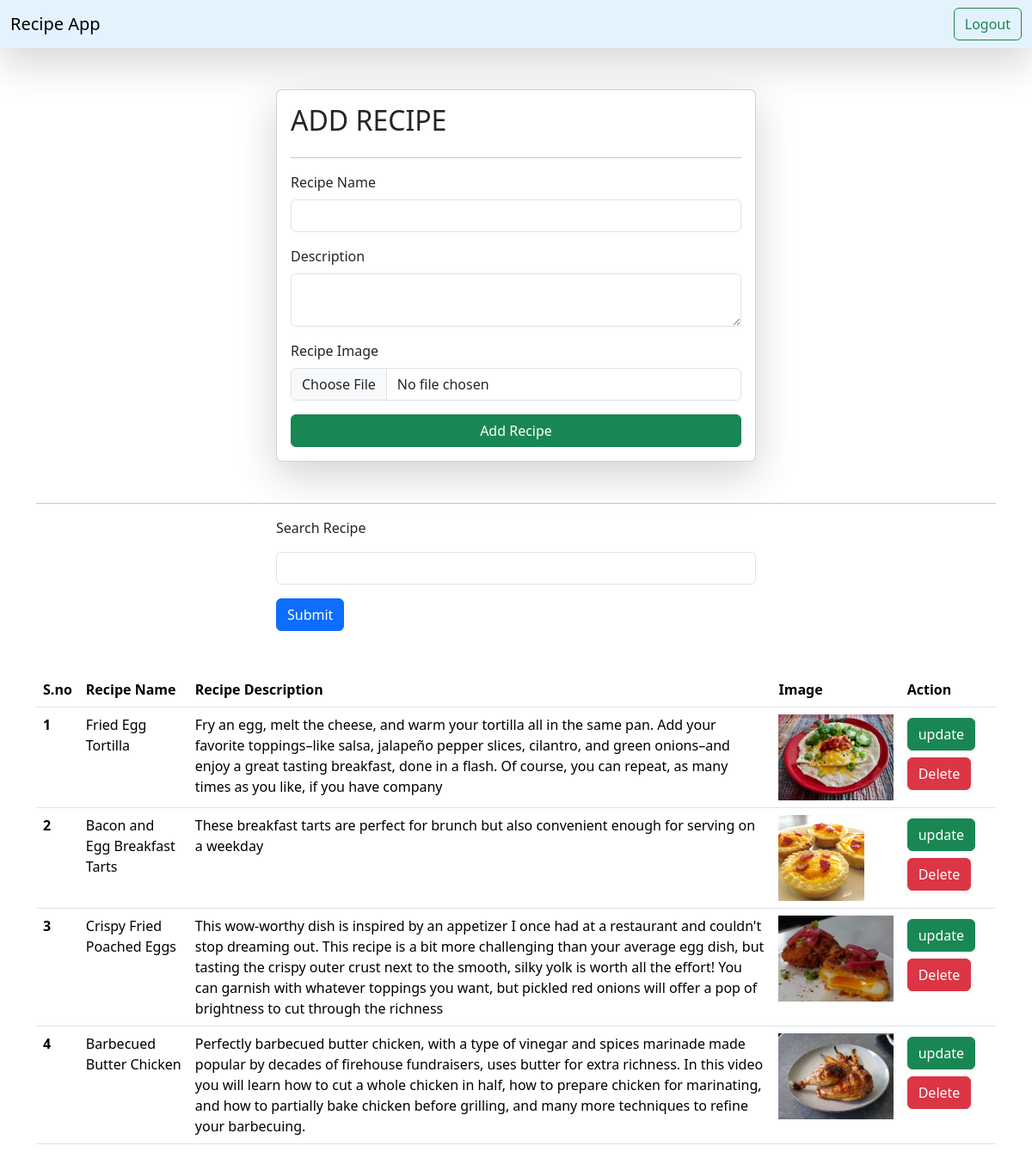
Screenshot of / (signed in) with the database file from the repository.
### home/models.py (models this page shows, shortened)
class Recipe(models.Model):
    user = models.ForeignKey(User, on_delete=models.SET_NULL, null = True, blank = True)
    recepie_name = models.CharField(max_length=100)
    recepie_description = models.TextField(max_length=500)
    recepie_image = models.ImageField(upload_to="recipe_images")

### home/views.py (the view, shortened to what this page needs)
# urls.py: path('',recipe,name="recipeHome"),
@login_required(login_url="/login-page/")
def recipe(request):
    queryset = Recipe.objects.all()
    if request.GET.get('Search'):
        queryset = queryset.filter(recepie_name__icontains = request.GET.get('Search'))
    context = {'recipes':queryset}
    return render(request, "recipeHome.html",context)

### home/templates/recipeHome.html (shortened to what this page needs)
{% extends "base.html" %}
{% block start %}
<div class="container mt-5 mb-3">
  <form class="col-6 mx-auto card p-3 shadow-lg mb-3" enctype="multipart/form-data" method="post">
    <h2>ADD RECIPE</h2>
    <hr>
    <div class="mb-3">
      <label for="exampleInputEmail1" class="form-label">Recipe Name</label>
      <input type="text" class="form-control" name="Recipe_Name">
    </div>
    <div class="mb-3">
      <label for="recepieDescription" class="form-label">Description</label>
      <textarea class="form-control" name="Recipe_Description" required></textarea>
    </div>
    <div class="mb-3">
      <label for="recepieDescription" class="form-label">Recipe Image</label>
      <input type="file" class="form-control" name="Recipe_Image">
    </div>
    <button type="submit" class="btn btn-success">Add Recipe</button>
  </form>
  <hr class="mt-5 mb-3">
  <div class="mt-10">
    <div class="mx-auto col-6">
      <form>
        <div class="mb-3">
          <label for="searchlable" class="mb-3">Search Recipe</label>
          <input name="Search" type="text" class="form-control">
        </div>
        <button type="submit" class="btn btn-primary">Submit</button>
      </form>
    </div>
  </div>
  <table class="table mt-5">
    <thead>
      <tr>
        <th scope="col">S.no</th>
        <th scope="col">Recipe Name</th>
        <th scope="col">Recipe Description</th>
        <th scope="col">Image</th>
        <th scope="col">Action</th>
      </tr>
    </thead>
    <tbody>
      {% for i in recipes %}
      <tr>
        <th scope="row">{{forloop.counter}}</th>
        <td>{{i.recepie_name}}</td>
        <td>{{i.recepie_description}}</td>
        <td>
          <img src="/media/{{i.recepie_image}}" style="height: 100px;">
        </td>
        <td>
          <a href="/recipe-update/{{i.id}}" class="btn btn-success mt-1">update</a>
          <a href="/delete-recipe/{{i.id}}" class="btn btn-danger mt-2">Delete</a>
        </td>
      </tr>
      {% endfor %}
    </tbody>
  </table>
</div>
{% endblock %}

### home/templates/base.html (shortened to what this page needs)
<!DOCTYPE html>
<html lang="en">
    <head>
        <link href="https://cdn.jsdelivr.net/npm/bootstrap@5.3.1/dist/css/bootstrap.min.css" rel="stylesheet">
    </head>
    <body>
        <nav class="navbar navbar-light shadow-lg" style="background-color: #e3f2fd;">
            <div class="container-fluid">
                <a class="navbar-brand">  Recipe App  </a>
                {% if request.user.is_authenticated %}
                    <a href="/logout/" class="btn btn-outline-success my-2 my-sm-0" type="submit">Logout  </a>
                {% else %}
                    <a href="/login-page/" class="btn btn-outline-success my-2 my-sm-0" type="submit">Login  </a>
                    {% endif %}
            </div>
        </nav>
        {% block start %}
        {% endblock %}
    </body>
</html>

### rows the page displays
Recipe: recepie_name "Fried Egg Tortilla", recepie_description "Fry an egg, melt the cheese, and warm your tortilla all in the same pan. Add your favorite toppings–like salsa, jalapeño pepper slices, cilantro, and green onions–and enjoy a great tasting breakfast, done in a flash. Of course, you can repeat, as many times as you like, if you have company", recepie_image (picture)
Recipe: recepie_name "Bacon and Egg Breakfast Tarts", recepie_description "These breakfast tarts are perfect for brunch but also convenient enough for serving on a weekday", recepie_image (picture)
Recipe: recepie_name "Crispy Fried Poached Eggs", recepie_description "This wow-worthy dish is inspired by an appetizer I once had at a restaurant and couldn't stop dreaming out. This recipe is a bit more challenging than your average egg dish, but tasting the crispy outer crust next to the smooth, silky yolk is worth all the effort! You can garnish with whatever toppings you want, but pickled red onions will offer a pop of brightness to cut through the richness", recepie_image (picture)
Recipe: recepie_name "Barbecued Butter Chicken", recepie_description "Perfectly barbecued butter chicken, with a type of vinegar and spices marinade made popular by decades of firehouse fundraisers, uses butter for extra richness. In this video you will learn how to cut a whole chicken in half, how to prepare chicken for marinating, and how to partially bake chicken before grilling, and many more techniques to refine your barbecuing.", recepie_image (picture)
